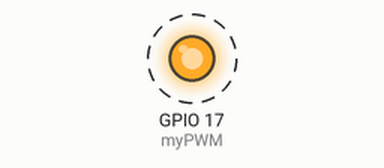
A program run on a simulated Raspberry Pi (BCM pin numbers). Shown: output pins drawn as LEDs (lit = HIGH). Dashed ring = blinking. At 7.0 s the program stops and its outputs stay as they are.

Above: at 0.02 s.
Timing chart, 0 to 3.0 s (numbered marks = the images above):
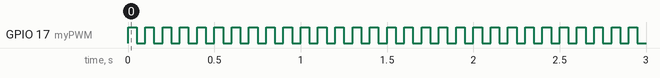

Measured:
- by itself, GPIO 17 (myPWM): alternates HIGH for 0.05 s and LOW for 0.05 s, 140 changes in all, then stays LOW

The program:

pwm_basic.py
```python
"""
PWM Basic
=========
Description: Basic PWM signal generation example on GPIO 17 (BCM mode). Demonstrates starting
PWM at 50% duty cycle, then changing to 10% after 5 seconds.

Hardware Requirements:
- LED or servo on GPIO 17 (BCM mode)

Author: Vilas
"""

import RPi.GPIO as GPIO
from time import sleep

GPIO.setmode(GPIO.BCM)
GPIO.setup(17, GPIO.OUT)

myPWM = GPIO.PWM(17, 10)
myPWM.start(50)
sleep(5)
myPWM.start(10)
sleep(2)
GPIO.cleanup()
```
